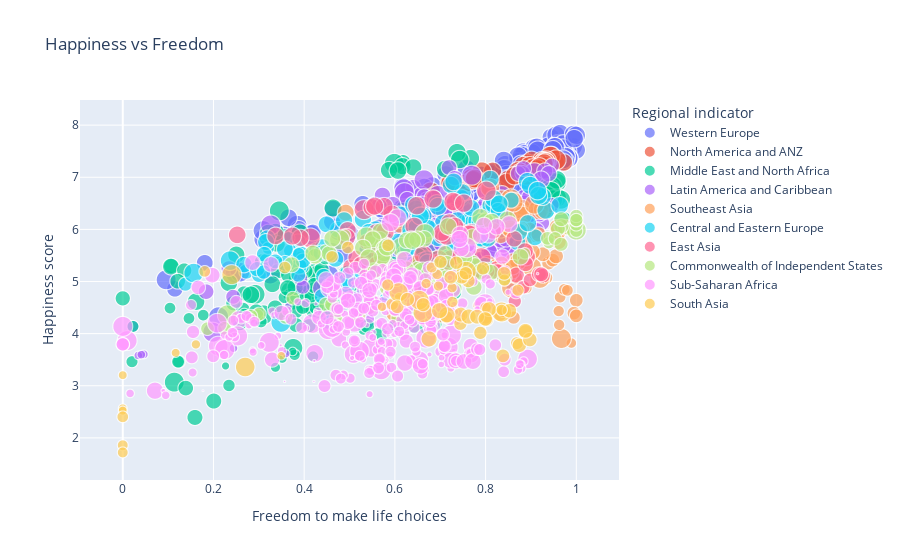

The cell this chart's notebook holds for it:
### Code cell
fig = px.scatter(df, x='Freedom to make life choices', y='Happiness score',
                 size='GDP per capita', color='Regional indicator',
                 hover_name='Country', title='Happiness vs Freedom')
fig.show()

### Figure 1 — Plotly figure (JSON) as saved in the notebook; plotly's stock layout.template omitted (floating-point values rounded to 4 significant figures; data arrays with more than 128 entries replaced by an {"elided": "..."} marker saying what was removed)
{"data": [{"hovertemplate": "<b>%{hovertext}</b><br><br>Regional indicator=Western Europe<br>Freedom to make life choices=%{x}<br>Happiness score=%{y}<br>GDP per capita=%{marker.size}<extra></extra>", "hovertext": {"elided": "232 str values"}, "legendgroup": "Western Europe", "marker": {"color": "#636efa", "size": {"elided": "232 float values"}, "sizemode": "area", "sizeref": 0.025, "symbol": "circle"}, "mode": "markers", "name": "Western Europe", "showlegend": true, "type": "scattergl", "x": {"elided": "232 float values"}, "xaxis": "x", "y": {"elided": "232 float values"}, "yaxis": "y"}, {"hovertemplate": "<b>%{hovertext}</b><br><br>Regional indicator=North America and ANZ<br>Freedom to make life choices=%{x}<br>Happiness score=%{y}<br>GDP per capita=%{marker.size}<extra></extra>", "hovertext": ["Canada", "New Zealand", "Australia", "United States", "United States", "Canada", "New Zealand", "Australia", "New Zealand", "Australia", "Canada", "United States", "Australia", "Canada", "New Zealand", "United States", "New Zealand", "Canada", "Australia", "United States", "New Zealand", "Canada", "Australia", "United States", "Australia", "Canada", "New Zealand", "United States", "Australia", "Canada", "New Zealand", "United States", "New Zealand", "Australia", "Canada", "United States", "Australia", "Canada", "New Zealand", "United States"], "legendgroup": "North America and ANZ", "marker": {"color": "#EF553B", "size": [7.846, 7.396, 7.889, 8.25, 9.978, 9.999, 9.828, 9.971, 7.514, 7.935, 7.907, 8.265, 8.126, 8.068, 7.689, 8.478, 7.735, 8.105, 8.144, 8.508, 8.084, 8.471, 8.527, 8.941, 8.302, 8.263, 7.997, 8.756, 8.599, 8.538, 8.383, 8.972, 8.373, 8.632, 8.553, 9.003, 8.663, 8.595, 8.458, 9.058], "sizemode": "area", "sizeref": 0.025, "symbol": "circle"}, "mode": "markers", "name": "North America and ANZ", "showlegend": true, "type": "scattergl", "x": [0.9451, 0.9547, 0.9724, 0.8153, 0.7915, 0.9428, 0.9556, 0.9341, 0.9329, 0.914, 0.9284, 0.7683, 0.8924, 0.9014, 0.9232, 0.7555, 0.927, 0.9251, 0.8827, 0.7195, 0.9329, 0.929, 0.897, 0.7711, 0.904, 0.9058, 0.9294, 0.7737, 0.9141, 0.8903, 0.9185, 0.776, 0.8709, 0.8772, 0.85, 0.7224, 0.876, 0.8457, 0.8636, 0.6792], "xaxis": "x", "y": [7.427, 7.286, 7.284, 7.119, 7.104, 7.404, 7.334, 7.313, 7.314, 7.284, 7.316, 6.993, 7.272, 7.329, 7.324, 6.886, 7.308, 7.278, 7.228, 6.892, 7.3, 7.232, 7.223, 6.94, 7.184, 7.103, 7.277, 6.952, 7.162, 7.025, 7.2, 6.977, 7.123, 7.095, 6.961, 6.894, 7.057, 6.9, 7.029, 6.725], "yaxis": "y"}, {"hovertemplate": "<b>%{hovertext}</b><br><br>Regional indicator=Middle East and North Africa<br>Freedom to make life choices=%{x}<br>Happiness score=%{y}<br>GDP per capita=%{marker.size}<extra></extra>", "hovertext": {"elided": "189 str values"}, "legendgroup": "Middle East and North Africa", "marker": {"color": "#00cc96", "size": {"elided": "189 float values"}, "sizemode": "area", "sizeref": 0.025, "symbol": "circle"}, "mode": "markers", "name": "Middle East and North Africa", "showlegend": true, "type": "scattergl", "x": {"elided": "189 float values"}, "xaxis": "x", "y": {"elided": "189 float values"}, "yaxis": "y"}, {"hovertemplate": "<b>%{hovertext}</b><br><br>Regional indicator=Latin America and Caribbean<br>Freedom to make life choices=%{x}<br>Happiness score=%{y}<br>GDP per capita=%{marker.size}<extra></extra>", "hovertext": {"elided": "209 str values"}, "legendgroup": "Latin America and Caribbean", "marker": {"color": "#ab63fa", "size": {"elided": "209 float values"}, "sizemode": "area", "sizeref": 0.025, "symbol": "circle"}, "mode": "markers", "name": "Latin America and Caribbean", "showlegend": true, "type": "scattergl", "x": {"elided": "209 float values"}, "xaxis": "x", "y": {"elided": "209 float values"}, "yaxis": "y"}, {"hovertemplate": "<b>%{hovertext}</b><br><br>Regional indicator=Southeast Asia<br>Freedom to make life choices=%{x}<br>Happiness score=%{y}<br>GDP per capita=%{marker.size}<extra></extra>", "hovertext": ["Singapore", "Thailand", "Malaysia", "Indonesia", "Vietnam", "Philippines", "Laos", "Myanmar", "Cambodia", "Laos", "Myanmar", "Cambodia", "Philippines", "Indonesia", "Malaysia", "Thailand", "Vietnam", "Thailand", "Singapore", "Malaysia", "Vietnam", "Indonesia", "Philippines", "Myanmar", "Cambodia", "Cambodia", "Indonesia", "Malaysia", "Myanmar", "Philippines", "Singapore", "Thailand", "Vietnam", "Singapore", "Thailand", "Philippines", "Malaysia", "Indonesia", "Vietnam", "Cambodia", "Myanmar", "Singapore", "Philippines", "Thailand", "Malaysia", "Vietnam", "Indonesia", "Maldives", "Cambodia", "Myanmar", "Cambodia", "Indonesia", "Malaysia", "Myanmar", "Philippines", "Singapore", "Thailand", "Vietnam", "Cambodia", "Indonesia", "Malaysia", "Myanmar", "Philippines", "Singapore", "Thailand", "Vietnam", "Singapore", "Malaysia", "Thailand", "Vietnam", "Philippines", "Indonesia", "Cambodia", "Myanmar", "Cambodia", "Indonesia", "Malaysia", "Myanmar", "Philippines", "Singapore", "Thailand", "Vietnam"], "legendgroup": "Southeast Asia", "marker": {"color": "#FFA15A", "size": [9.003, 5.72, 6.654, 4.9, 3.74, 4.172, 3.494, 1.604, 2.723, 9.863, 9.787, 9.904, 9.673, 9.963, 9.829, 9.945, 9.889, 6.029, 9.046, 6.902, 4.215, 5.322, 4.585, 1.962, 3.217, 3.327, 5.452, 7.042, 4.137, 4.702, 9.274, 6.161, 4.334, 9.332, 6.233, 4.794, 7.248, 5.526, 4.399, 3.407, 4.215, 9.889, 5.044, 6.553, 7.604, 4.673, 5.803, 6.103, 3.544, 4.413, 3.442, 5.447, 7.189, 3.803, 4.87, 9.684, 6.324, 4.665, 4.613, 6.255, 7.646, 4.7, 5.738, 9.725, 6.948, 5.668, 9.856, 7.569, 6.888, 6.131, 5.628, 6.291, 4.66, 4.691, 4.723, 6.361, 7.689, 4.567, 5.755, 9.895, 6.934, 6.216], "sizemode": "area", "sizeref": 0.025, "symbol": "circle"}, "mode": "markers", "name": "Southeast Asia", "showlegend": true, "type": "scattergl", "x": [0.8101, 0.8311, 0.7917, 0.696, 0.8876, 0.9339, 0.8898, 0.6572, 0.9891, 0.8573, 0.7016, 0.9672, 0.9015, 0.6448, 0.6414, 0.8144, 0.9196, 0.8814, 0.8353, 0.6111, 0.8675, 0.6735, 0.8891, 0.7816, 0.9622, 0.9612, 0.7428, 0.4916, 0.8001, 0.8873, 0.8714, 0.8797, 0.8534, 0.8809, 0.8827, 0.8843, 0.805, 0.7772, 0.8599, 0.9643, 0.8323, 0.9164, 0.8971, 0.8791, 0.861, 0.9388, 0.8195, 0.7907, 0.9736, 0.8618, 0.9804, 0.8347, 0.8717, 0.8394, 0.9097, 0.927, 0.8537, 0.9481, 1, 0.8381, 0.8841, 0.6932, 0.9168, 0.9075, 0.8333, 0.9553, 0.8556, 0.8539, 0.8084, 0.9607, 0.9261, 0.8598, 0.9949, 0.5959, 1, 0.9028, 0.9597, 0.5217, 0.9571, 0.8606, 0.8753, 0.9759], "xaxis": "x", "y": [6.798, 6.455, 5.77, 5.399, 5.36, 5.073, 4.876, 4.307, 3.819, 4.876, 4.395, 3.907, 5.279, 5.314, 6.005, 6.474, 5.061, 6.424, 6.572, 6.084, 5.074, 5.262, 5.43, 4.545, 4.168, 4.433, 5.093, 6.322, 4.308, 5.524, 6.343, 6.072, 5.103, 6.262, 6.008, 5.631, 5.339, 5.192, 5.175, 4.7, 4.36, 6.377, 6.006, 5.999, 5.384, 5.354, 5.286, 5.198, 4.848, 4.308, 4.83, 5.345, 5.384, 4.426, 5.88, 6.377, 5.985, 5.411, 4.64, 5.24, 5.711, 4.394, 5.904, 6.48, 5.891, 5.485, 6.587, 6.012, 5.843, 5.763, 5.523, 5.277, 4.394, 4.372, 4.341, 5.568, 5.975, 4.354, 6.048, 6.523, 5.976, 6.043], "yaxis": "y"}, {"hovertemplate": "<b>%{hovertext}</b><br><br>Regional indicator=Central and Eastern Europe<br>Freedom to make life choices=%{x}<br>Happiness score=%{y}<br>GDP per capita=%{marker.size}<extra></extra>", "hovertext": {"elided": "141 str values"}, "legendgroup": "Central and Eastern Europe", "marker": {"color": "#19d3f3", "size": {"elided": "141 float values"}, "sizemode": "area", "sizeref": 0.025, "symbol": "circle"}, "mode": "markers", "name": "Central and Eastern Europe", "showlegend": true, "type": "scattergl", "x": {"elided": "141 float values"}, "xaxis": "x", "y": {"elided": "141 float values"}, "yaxis": "y"}, {"hovertemplate": "<b>%{hovertext}</b><br><br>Regional indicator=East Asia<br>Freedom to make life choices=%{x}<br>Happiness score=%{y}<br>GDP per capita=%{marker.size}<extra></extra>", "hovertext": ["Taiwan", "Japan", "South Korea", "Hong Kong", "China", "Mongolia", "Mongolia", "China", "Taiwan", "South Korea", "Japan", "Singapore", "Hong Kong", "Mongolia", "Japan", "Taiwan Province of China", "Hong Kong S.A.R. of China", "China", "South Korea", "China", "Hong Kong", "Japan", "Laos", "Mongolia", "South Korea", "Taiwan", "Taiwan", "South Korea", "Japan", "Hong Kong", "Mongolia", "China", "Taiwan Province of China", "South Korea", "Japan", "Hong Kong S.A.R. of China", "Mongolia", "China", "Laos", "China", "Hong Kong S.A.R. of China", "Japan", "Laos", "Maldives", "Mongolia", "South Korea", "Taiwan Province of China", "China", "Hong Kong", "Japan", "Laos", "Mongolia", "South Korea", "Taiwan Province of China", "Taiwan Province of China", "Japan", "South Korea", "Mongolia", "China", "Hong Kong S.A.R. of China", "Laos", "China", "Hong Kong", "Japan", "Laos", "Mongolia", "South Korea", "Taiwan Province of China"], "legendgroup": "East Asia", "marker": {"color": "#FF6692", "size": [7.637, 7.517, 7.363, 8.199, 5.266, 4.899, 9.908, 9.999, 9.952, 9.989, 9.87, 9.626, 9.867, 5.491, 7.574, 7.663, 8.294, 5.779, 7.493, 5.999, 8.52, 7.848, 4.365, 5.544, 7.679, 8.278, 8.124, 7.725, 7.877, 8.539, 5.628, 6.107, 8.639, 8.104, 8.243, 8.959, 5.889, 6.446, 4.651, 6.062, 8.71, 7.934, 4.614, 6.367, 5.517, 8.013, 8.452, 6.827, 8.859, 8.303, 5.607, 6.305, 8.378, 8.586, 8.594, 8.297, 8.423, 6.27, 6.866, 8.869, 5.602, 6.993, 8.917, 8.342, 5.646, 6.32, 8.479, 8.603], "sizemode": "area", "sizeref": 0.025, "symbol": "circle"}, "mode": "markers", "name": "East Asia", "showlegend": true, "type": "scattergl", "x": [0.5934, 0.7408, 0.4959, 0.89, 0.7719, 0.6514, 0.5912, 0.7233, 0.5321, 0.4136, 0.7685, 0.8015, 0.7901, 0.5988, 0.7681, 0.5491, 0.7459, 0.7183, 0.3918, 0.8237, 0.7236, 0.7633, 0.8644, 0.5454, 0.3371, 0.5764, 0.5553, 0.2524, 0.7049, 0.6964, 0.5014, 0.8256, 0.6482, 0.3741, 0.7147, 0.6626, 0.5131, 0.8678, 0.8828, 0.8881, 0.5695, 0.7036, 0.8979, 0.8026, 0.5538, 0.4933, 0.6843, 0.8871, 0.541, 0.725, 0.9176, 0.5376, 0.5592, 0.7327, 0.7284, 0.7207, 0.5781, 0.5511, 0.8629, 0.5273, 0.9266, 0.8159, 0.5614, 0.7315, 0.9225, 0.5801, 0.6425, 0.7518], "xaxis": "x", "y": [6.298, 5.987, 5.984, 5.474, 5.14, 4.874, 4.907, 5.245, 6.379, 5.835, 5.921, 6.739, 5.458, 4.955, 5.92, 6.422, 5.472, 5.273, 5.838, 5.246, 5.43, 5.915, 4.623, 5.125, 5.875, 6.441, 6.446, 5.895, 5.886, 5.43, 5.285, 5.191, 6.455, 5.872, 5.871, 5.51, 5.456, 5.124, 4.889, 5.339, 5.477, 5.941, 5.03, 5.198, 5.677, 5.846, 6.584, 5.585, 5.425, 6.039, 5.14, 5.761, 5.935, 6.513, 6.535, 6.129, 5.951, 5.84, 5.818, 5.309, 5.111, 5.973, 5.316, 6.06, 5.139, 5.696, 6.058, 6.503], "yaxis": "y"}, {"hovertemplate": "<b>%{hovertext}</b><br><br>Regional indicator=Commonwealth of Independent States<br>Freedom to make life choices=%{x}<br>Happiness score=%{y}<br>GDP per capita=%{marker.size}<extra></extra>", "hovertext": ["Uzbekistan", "Moldova", "Kazakhstan", "Belarus", "Russia", "Turkmenistan", "Kyrgyzstan", "Azerbaijan", "Tajikistan", "Ukraine", "Armenia", "Georgia", "Turkmenistan", "Uzbekistan", "Tajikistan", "Azerbaijan", "Kyrgyzstan", "Kazakhstan", "Russia", "Belarus", "Armenia", "Uzbekistan", "Turkmenistan", "Russia", "Belarus", "Ukraine", "Kyrgyzstan", "Kazakhstan", "Tajikistan", "Azerbaijan", "Armenia", "Georgia", "Armenia", "Azerbaijan", "Belarus", "Georgia", "Kazakhstan", "Kyrgyzstan", "Russia", "Tajikistan", "Turkmenistan", "Ukraine", "Uzbekistan", "Uzbekistan", "Kazakhstan", "Russia", "Tajikistan", "Belarus", "Kyrgyzstan", "Turkmenistan", "Azerbaijan", "Armenia", "Georgia", "Ukraine", "Uzbekistan", "Kazakhstan", "Tajikistan", "Russia", "Kyrgyzstan", "Belarus", "Azerbaijan", "Turkmenistan", "Armenia", "Georgia", "Ukraine", "Armenia", "Azerbaijan", "Belarus", "Georgia", "Kazakhstan", "Kyrgyzstan", "Russia", "Tajikistan", "Turkmenistan", "Ukraine", "Uzbekistan", "Armenia", "Azerbaijan", "Belarus", "Georgia", "Kazakhstan", "Kyrgyzstan", "Russia", "Tajikistan", "Turkmenistan", "Ukraine", "Uzbekistan", "Kazakhstan", "Uzbekistan", "Kyrgyzstan", "Russia", "Armenia", "Tajikistan", "Georgia", "Ukraine", "Armenia", "Azerbaijan", "Georgia", "Kazakhstan", "Kyrgyzstan", "Russia", "Ukraine", "Uzbekistan"], "legendgroup": "Commonwealth of Independent States", "marker": {"color": "#B6E880", "size": [3.741, 3.517, 6.641, 6.105, 6.73, 5.67, 2.806, 6.057, 2.31, 4.727, 4.545, 4.389, 9.917, 9.927, 9.198, 9.926, 9.601, 9.972, 9.91, 9.967, 9.832, 4.204, 6.044, 6.852, 6.182, 4.782, 3.187, 6.866, 2.805, 6.166, 4.814, 5.081, 4.951, 6.21, 6.299, 5.174, 6.929, 3.212, 6.98, 2.875, 6.159, 4.809, 4.359, 4.424, 6.968, 7.025, 2.928, 6.336, 3.269, 6.244, 6.192, 5.048, 5.26, 4.871, 4.534, 7.305, 3.09, 7.334, 3.34, 6.63, 6.444, 6.566, 5.26, 5.513, 5.079, 5.691, 5.854, 6.421, 5.885, 7.023, 3.798, 7.091, 2.904, 5.975, 5.589, 4.392, 6.491, 6.599, 7.07, 6.641, 7.549, 4.836, 7.625, 4.374, 6.718, 6.388, 5.518, 7.564, 5.579, 4.825, 7.636, 6.665, 4.418, 6.717, 6.175, 6.744, 6.694, 6.853, 7.58, 4.925, 7.672, 6.306, 5.661], "sizemode": "area", "sizeref": 0.025, "symbol": "circle"}, "mode": "markers", "name": "Commonwealth of Independent States", "showlegend": true, "type": "scattergl", "x": [0.9828, 0.49, 0.7712, 0.5665, 0.5477, 0.7109, 0.6492, 0.5529, 0.705, 0.3751, 0.2964, 0.6059, 0.6148, 1, 0.7134, 0.5806, 0.6609, 0.6659, 0.5371, 0.4781, 0.2307, 1, 0.6354, 0.5678, 0.4488, 0.1868, 0.6911, 0.6646, 0.7164, 0.6049, 0.3013, 0.4701, 0.359, 0.5933, 0.4241, 0.5182, 0.6261, 0.7452, 0.5511, 0.695, 0.575, 0.2244, 1, 1, 0.6493, 0.5296, 0.6155, 0.3721, 0.8044, 0.6249, 0.5568, 0.4477, 0.5483, 0.282, 1, 0.7175, 0.7517, 0.5763, 0.8865, 0.4194, 0.6747, 0.7432, 0.5454, 0.7003, 0.4607, 0.7539, 0.7349, 0.4553, 0.6813, 0.8001, 0.9395, 0.5716, 0.7652, 0.8412, 0.5824, 1, 0.7535, 0.812, 0.4619, 0.6864, 0.7885, 0.9365, 0.5424, 0.7723, 0.877, 0.6392, 0.9671, 0.8134, 0.9595, 0.9532, 0.5825, 0.714, 0.7768, 0.6983, 0.7137, 0.7532, 0.7739, 0.7874, 0.8486, 0.9663, 0.6388, 0.7305, 0.9671], "xaxis": "x", "y": [6.003, 5.889, 5.855, 5.813, 5.716, 5.548, 5.286, 5.212, 4.786, 4.681, 4.35, 4.297, 5.658, 5.987, 4.996, 5.291, 5.185, 5.919, 5.856, 5.802, 4.36, 5.971, 5.822, 5.963, 5.569, 4.096, 5.004, 5.819, 5.041, 5.234, 4.376, 4.286, 4.321, 5.201, 5.483, 4.34, 5.79, 5.131, 5.81, 5.353, 5.636, 4.103, 6.096, 6.174, 5.809, 5.648, 5.467, 5.322, 5.261, 5.247, 5.208, 4.559, 4.519, 4.332, 6.258, 6.058, 5.556, 5.546, 5.542, 5.54, 5.165, 5.119, 4.677, 4.673, 4.561, 5.283, 5.171, 5.534, 4.891, 6.152, 5.744, 5.477, 5.466, 5.066, 4.875, 6.179, 5.399, 5.173, 5.822, 4.973, 6.234, 5.829, 5.459, 5.377, 5.474, 5.084, 6.063, 6.144, 6.014, 5.825, 5.661, 5.342, 5.33, 5.109, 5.071, 5.455, 4.893, 5.185, 6.188, 5.713, 5.785, 4.873, 6.195], "yaxis": "y"}, {"hovertemplate": "<b>%{hovertext}</b><br><br>Regional indicator=Sub-Saharan Africa<br>Freedom to make life choices=%{x}<br>Happiness score=%{y}<br>GDP per capita=%{marker.size}<extra></extra>", "hovertext": {"elided": "370 str values"}, "legendgroup": "Sub-Saharan Africa", "marker": {"color": "#FF97FF", "size": {"elided": "370 float values"}, "sizemode": "area", "sizeref": 0.025, "symbol": "circle"}, "mode": "markers", "name": "Sub-Saharan Africa", "showlegend": true, "type": "scattergl", "x": {"elided": "370 float values"}, "xaxis": "x", "y": {"elided": "370 float values"}, "yaxis": "y"}, {"hovertemplate": "<b>%{hovertext}</b><br><br>Regional indicator=South Asia<br>Freedom to make life choices=%{x}<br>Happiness score=%{y}<br>GDP per capita=%{marker.size}<extra></extra>", "hovertext": ["Bhutan", "Pakistan", "Bangladesh", "India", "Nepal", "Sri Lanka", "Afghanistan", "Afghanistan", "Pakistan", "India", "Bhutan", "Nepal", "Bangladesh", "Sri Lanka", "Bhutan", "Sri Lanka", "Nepal", "India", "Bangladesh", "Pakistan", "Afghanistan", "Afghanistan", "Bangladesh", "Bhutan", "India", "Nepal", "Pakistan", "Sri Lanka", "Pakistan", "Bhutan", "Nepal", "Bangladesh", "Sri Lanka", "India", "Afghanistan", "Pakistan", "Nepal", "Bangladesh", "Sri Lanka", "India", "Afghanistan", "Afghanistan", "Bangladesh", "India", "Nepal", "Pakistan", "Sri Lanka", "Afghanistan", "Bangladesh", "India", "Nepal", "Pakistan", "Sri Lanka", "Nepal", "Pakistan", "Sri Lanka", "Bangladesh", "India", "Afghanistan", "Afghanistan", "Bangladesh", "India", "Nepal", "Pakistan", "Sri Lanka"], "legendgroup": "South Asia", "marker": {"color": "#FECB52", "size": [4.558, 3.522, 2.352, 3.816, 2.129, 4.941, 1.892, 9.638, 9.936, 10.0, 9.884, 9.345, 9.707, 9.949, 4.733, 5.398, 2.565, 4.235, 3.136, 3.885, 2.146, 2.012, 3.228, 4.829, 4.374, 2.58, 3.956, 5.566, 4.017, 4.829, 2.646, 3.339, 5.638, 4.483, 2.076, 4.014, 2.89, 3.619, 5.844, 4.754, 1.957, 2.114, 3.63, 4.23, 2.963, 3.638, 5.657, 3.431, 4.799, 5.282, 4.456, 4.747, 6.407, 4.45, 4.914, 6.464, 5.149, 5.27, 2.93, 2.935, 5.24, 5.448, 4.51, 4.992, 6.358], "sizemode": "area", "sizeref": 0.025, "symbol": "circle"}, "mode": "markers", "name": "South Asia", "showlegend": true, "type": "scattergl", "x": [0.7944, 0.1807, 0.6095, 0.5941, 0.5716, 0.8022, 0.3496, 0.27, 0.2403, 0.6621, 0.7572, 0.6083, 0.6537, 0.8351, 0.7619, 0.8526, 0.6689, 0.714, 0.7267, 0.3573, 0.1613, 0.1167, 0.8001, 0.7474, 0.7444, 0.7262, 0.4615, 0.8076, 0.4963, 0.7232, 0.6959, 0.8355, 0.7452, 0.7884, 0, 0.5848, 0.6933, 0.8714, 0.7625, 0.8383, 0, 0, 0.8417, 0.8691, 0.6811, 0.5844, 0.7813, 0, 0.8409, 0.8745, 0.7006, 0.6051, 0.7147, 0.7353, 0.6624, 0.6984, 0.7992, 0.8884, 0, 0, 0.8975, 0.888, 0.7563, 0.6277, 0.6754], "xaxis": "x", "y": [5.253, 5.194, 4.694, 4.565, 4.514, 4.271, 3.575, 3.36, 5.132, 4.404, 5.196, 4.793, 4.643, 4.415, 5.011, 4.44, 4.962, 4.315, 4.608, 5.269, 3.794, 3.631, 4.5, 5.082, 4.19, 4.88, 5.473, 4.471, 5.653, 5.082, 4.913, 4.456, 4.366, 4.015, 3.203, 5.693, 5.137, 4.833, 4.327, 3.573, 2.567, 2.523, 5.025, 3.819, 5.269, 4.934, 4.325, 2.404, 5.155, 3.777, 5.377, 4.516, 4.362, 5.36, 4.555, 4.442, 4.282, 4.036, 1.859, 1.721, 3.886, 4.054, 5.158, 4.657, 3.898], "yaxis": "y"}], "layout": {"legend": {"itemsizing": "constant", "title": {"text": "Regional indicator"}, "tracegroupgap": 0}, "title": {"text": "Happiness vs Freedom"}, "xaxis": {"anchor": "y", "domain": [0, 1], "title": {"text": "Freedom to make life choices"}}, "yaxis": {"anchor": "x", "domain": [0, 1], "title": {"text": "Happiness score"}}}}
